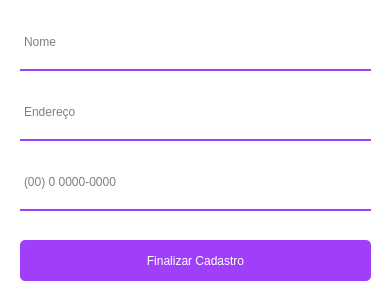
<?xml version="1.0" encoding="UTF-8"?>
<ui version="4.0">
 <class>CadastroForncedores</class>
 <widget class="QMainWindow" name="CadastroForncedores">
  <property name="geometry">
   <rect>
    <x>0</x>
    <y>0</y>
    <width>391</width>
    <height>299</height>
   </rect>
  </property>
  <property name="minimumSize">
   <size>
    <width>391</width>
    <height>299</height>
   </size>
  </property>
  <property name="maximumSize">
   <size>
    <width>391</width>
    <height>299</height>
   </size>
  </property>
  <property name="windowTitle">
   <string>Cadastrar Fornecedores</string>
  </property>
  <property name="windowIcon">
   <iconset>
    <normaloff>../Imagens/P em png.png</normaloff>../Imagens/P em png.png</iconset>
  </property>
  <property name="styleSheet">
   <string notr="true">background-color: white;</string>
  </property>
  <property name="iconSize">
   <size>
    <width>500</width>
    <height>500</height>
   </size>
  </property>
  <widget class="QWidget" name="centralwidget">
   <widget class="QLineEdit" name="line_nome">
    <property name="geometry">
     <rect>
      <x>20</x>
      <y>20</y>
      <width>351</width>
      <height>51</height>
     </rect>
    </property>
    <property name="styleSheet">
     <string notr="true">background-color: rgba(0, 0 , 0, 0);
border: 2px solid rgba(0,0,0,0);
border-bottom-color: rgb(159, 63, 250);
color: rgb(0,0,0);
padding-bottom: 8px;
border-radius: 0px;
font: 10pt &quot;Montserrat&quot;;</string>
    </property>
    <property name="placeholderText">
     <string>Nome</string>
    </property>
   </widget>
   <widget class="QPushButton" name="btn_cadastrar">
    <property name="geometry">
     <rect>
      <x>20</x>
      <y>240</y>
      <width>351</width>
      <height>41</height>
     </rect>
    </property>
    <property name="minimumSize">
     <size>
      <width>351</width>
      <height>41</height>
     </size>
    </property>
    <property name="maximumSize">
     <size>
      <width>351</width>
      <height>16777215</height>
     </size>
    </property>
    <property name="styleSheet">
     <string notr="true">QPushButton {
border: 2px;
background-color: rgb(159, 63, 250);
color: white;
border-radius: 5px;
font: 10pt &quot;Montserrat&quot;;
outline: 0;
}

QPushButton:hover {
	background-color: rgb(197, 62, 255);
}
</string>
    </property>
    <property name="text">
     <string>Finalizar Cadastro</string>
    </property>
   </widget>
   <widget class="QLineEdit" name="line_endereco">
    <property name="geometry">
     <rect>
      <x>20</x>
      <y>90</y>
      <width>351</width>
      <height>51</height>
     </rect>
    </property>
    <property name="styleSheet">
     <string notr="true">background-color: rgba(0, 0 , 0, 0);
border: 2px solid rgba(0,0,0,0);
border-bottom-color: rgb(159, 63, 250);
color: rgb(0,0,0);
padding-bottom: 8px;
border-radius: 0px;
font: 10pt &quot;Montserrat&quot;;</string>
    </property>
    <property name="cursorPosition">
     <number>0</number>
    </property>
    <property name="placeholderText">
     <string>Endereço</string>
    </property>
   </widget>
   <widget class="QLineEdit" name="line_contato">
    <property name="geometry">
     <rect>
      <x>20</x>
      <y>160</y>
      <width>351</width>
      <height>51</height>
     </rect>
    </property>
    <property name="styleSheet">
     <string notr="true">background-color: rgba(0, 0 , 0, 0);
border: 2px solid rgba(0,0,0,0);
border-bottom-color: rgb(159, 63, 250);
color: rgb(0,0,0);
padding-bottom: 8px;
border-radius: 0px;
font: 10pt &quot;Montserrat&quot;;</string>
    </property>
    <property name="inputMethodHints">
     <set>Qt::ImhNone</set>
    </property>
    <property name="inputMask">
     <string/>
    </property>
    <property name="dragEnabled">
     <bool>false</bool>
    </property>
    <property name="readOnly">
     <bool>false</bool>
    </property>
    <property name="placeholderText">
     <string>(00) 0 0000-0000</string>
    </property>
   </widget>
  </widget>
 </widget>
 <resources/>
 <connections/>
</ui>
